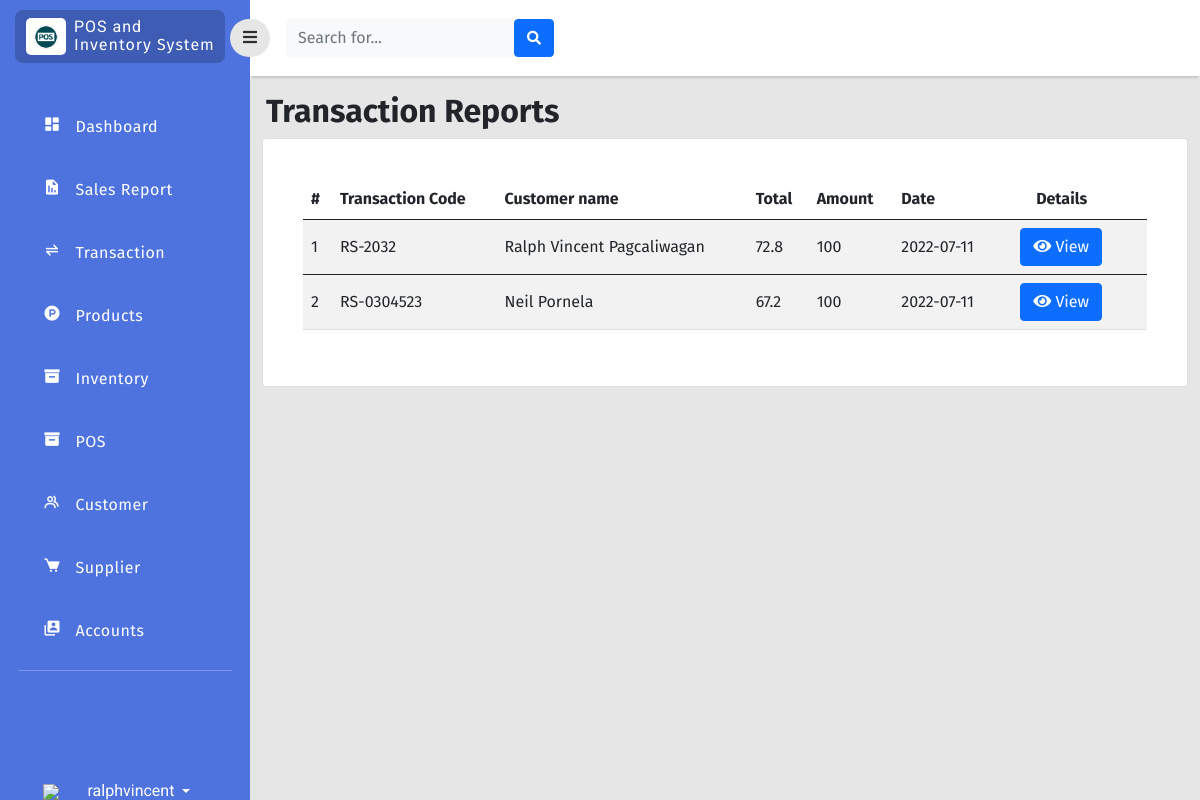
Page /php/transaction.php (signed in) on the earlier database version.
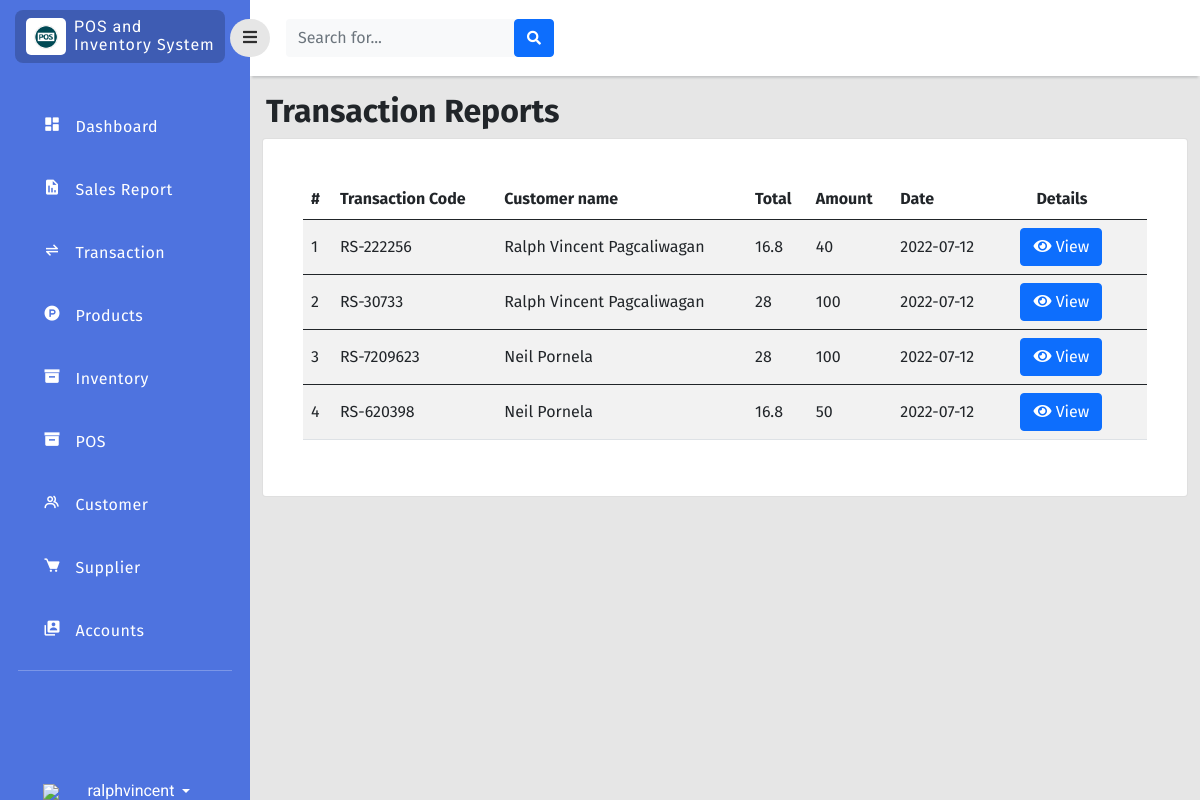
Same page on the later database version.
### tables this page shows
CREATE TABLE `sales_detail` (
  `transac_id` int(11) NOT NULL,
  `transac_code` varchar(255) NOT NULL,
  `transac_subtotal` double NOT NULL,
  `customer_id` int(11) NOT NULL,
  `transac_tax` double NOT NULL,
  `transac_total` double NOT NULL,
  `transac_profit` double NOT NULL,
  `cash` double NOT NULL,
  `sales_change` double NOT NULL,
  `date_purchase` date DEFAULT current_timestamp()
);

CREATE TABLE `customers` (
  `customer_id` int(11) NOT NULL,
  `first_name` varchar(255) NOT NULL,
  `last_name` varchar(255) NOT NULL,
  `address` varchar(255) NOT NULL,
  `contact_no` varchar(255) NOT NULL,
  `date_created` date NOT NULL
);

### php/transaction.php (the view, shortened to what the changed rows need)
<?php
include 'connection.php';
?>
<!doctype html>
<html lang="en">
  <head>
    <link href="https://cdn.jsdelivr.net/npm/bootstrap@5.0.2/dist/css/bootstrap.min.css" rel="stylesheet"
>
    <link rel="stylesheet" type="text/css" href="../style/dash.css">
    <link
      href="https://cdnjs.cloudflare.com/ajax/libs/font-awesome/5.15.1/css/all.min.css"
      rel="stylesheet"
    />
    <link href='https://unpkg.com/boxicons@2.1.2/css/boxicons.min.css' rel='stylesheet'>
    </head>
    <body>
    <div class="page">
        <div class="content">
            <div class="col py-3 d-flex justify-content-center overflow-auto">
                 <div class="container-fluid">
                    <div class="row">
                        <h2 class="text-dark text-start ps-3 fw-bold ">Transaction Reports </h2><br>
                    </div>
                    <div class="row">
                        <div class="col ">
                            <div class="card">
                                <div class="card-body rounded-3 m-4 table-responsive-sm">
                                    <table class="table table-striped align-middle" id="TransTab">
                                        <thead>
                                            <tr>
                                                <th scope="col">#</th>
                                                <th scope="col">Transaction Code</th>
                                                <th scope="col">Customer name</th>
                                                <th scope="col">Total</th>
                                                <th scope="col">Amount</th>
                                                <th scope="col">Date</th>
                                                <th scope="col" style="padding-left: 40px;">Details</th>
                                            </tr>
                                        </thead>
                                        <tbody>
                                             <?php
                                            $code = mysqli_query($con,"SELECT * FROM sales_detail,customers  WHERE(sales_detail.customer_id=customers.customer_id)");
                                            while ($row=mysqli_fetch_array($code)) { ?>
                                            <tr>
                                                <td><?php echo $row['transac_id'];  ?></td>
                                                <td><?php echo $row['transac_code'];  ?></td>
                                                <td><?php echo $row['first_name']." ". $row['last_name'];  ?></td>
                                                <td><?php echo $row['transac_total'];  ?></td>
                                                <td><?php echo $row['cash'];  ?></td>
                                                <td><?php echo $row['date_purchase'];  ?></td>
                                                <td>
                                                        <a href="receipt.php?invoice=<?php echo $row['transac_code']; ?>"><button class="btn btn-primary editbtn mx-3" data-toggle="modal" type="button"><i class="fas fa-eye"data-toggle="tooltip" title="edit"></i> View</button></a>
                                                </td>
                                            </tr>
                                        </tbody>
                                         <?php } ?>
                                    </table>
                                </div>
                            </div>
                        </div>
                    </div>
                </div>
            </div>
        </div>
    </div>
</body>
</html>

Differences in the rows shown:
changed sales_detail id 1: transac_code "RS-2032" → "RS-222256"; transac_total "72.8" → "16.8"; cash "100" → "40"; date_purchase "2022-07-11" → "2022-07-12"
changed sales_detail id 2: transac_code "RS-0304523" → "RS-30733"; customer.first_name "Neil" → "Ralph Vincent"; customer.last_name "Pornela" → "Pagcaliwagan"; transac_total "67.2" → "28"; date_purchase "2022-07-11" → "2022-07-12"
added sales_detail: transac_id "3", transac_code "RS-7209623", customer.first_name "Neil", customer.last_name "Pornela", transac_total "28", cash "100", date_purchase "2022-07-12"
added sales_detail: transac_id "4", transac_code "RS-620398", customer.first_name "Neil", customer.last_name "Pornela", transac_total "16.8", cash "50", date_purchase "2022-07-12"
